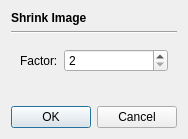
<?xml version="1.0" encoding="UTF-8"?>
<ui version="4.0">
 <class>OpShrinkDialog</class>
 <widget class="QDialog" name="OpShrinkDialog">
  <property name="geometry">
   <rect>
    <x>0</x>
    <y>0</y>
    <width>184</width>
    <height>139</height>
   </rect>
  </property>
  <property name="windowTitle">
   <string>Dialog</string>
  </property>
  <layout class="QVBoxLayout" name="verticalLayout">
   <item>
    <widget class="QLabel" name="label">
     <property name="font">
      <font>
       <weight>75</weight>
       <bold>true</bold>
      </font>
     </property>
     <property name="text">
      <string>Shrink Image</string>
     </property>
    </widget>
   </item>
   <item>
    <widget class="Line" name="line">
     <property name="orientation">
      <enum>Qt::Horizontal</enum>
     </property>
    </widget>
   </item>
   <item>
    <widget class="QWidget" name="widget" native="true">
     <layout class="QFormLayout" name="formLayout">
      <item row="0" column="0">
       <widget class="QLabel" name="label_2">
        <property name="text">
         <string>Factor:</string>
        </property>
       </widget>
      </item>
      <item row="0" column="1">
       <widget class="QSpinBox" name="factorBox">
        <property name="minimum">
         <number>2</number>
        </property>
        <property name="maximum">
         <number>10</number>
        </property>
       </widget>
      </item>
     </layout>
    </widget>
   </item>
   <item>
    <spacer name="verticalSpacer">
     <property name="orientation">
      <enum>Qt::Vertical</enum>
     </property>
     <property name="sizeHint" stdset="0">
      <size>
       <width>20</width>
       <height>40</height>
      </size>
     </property>
    </spacer>
   </item>
   <item>
    <widget class="QDialogButtonBox" name="buttonBox">
     <property name="orientation">
      <enum>Qt::Horizontal</enum>
     </property>
     <property name="standardButtons">
      <set>QDialogButtonBox::Cancel|QDialogButtonBox::Ok</set>
     </property>
    </widget>
   </item>
  </layout>
 </widget>
 <resources/>
 <connections>
  <connection>
   <sender>buttonBox</sender>
   <signal>accepted()</signal>
   <receiver>OpShrinkDialog</receiver>
   <slot>accept()</slot>
   <hints>
    <hint type="sourcelabel">
     <x>248</x>
     <y>254</y>
    </hint>
    <hint type="destinationlabel">
     <x>157</x>
     <y>274</y>
    </hint>
   </hints>
  </connection>
  <connection>
   <sender>buttonBox</sender>
   <signal>rejected()</signal>
   <receiver>OpShrinkDialog</receiver>
   <slot>reject()</slot>
   <hints>
    <hint type="sourcelabel">
     <x>316</x>
     <y>260</y>
    </hint>
    <hint type="destinationlabel">
     <x>286</x>
     <y>274</y>
    </hint>
   </hints>
  </connection>
 </connections>
</ui>
